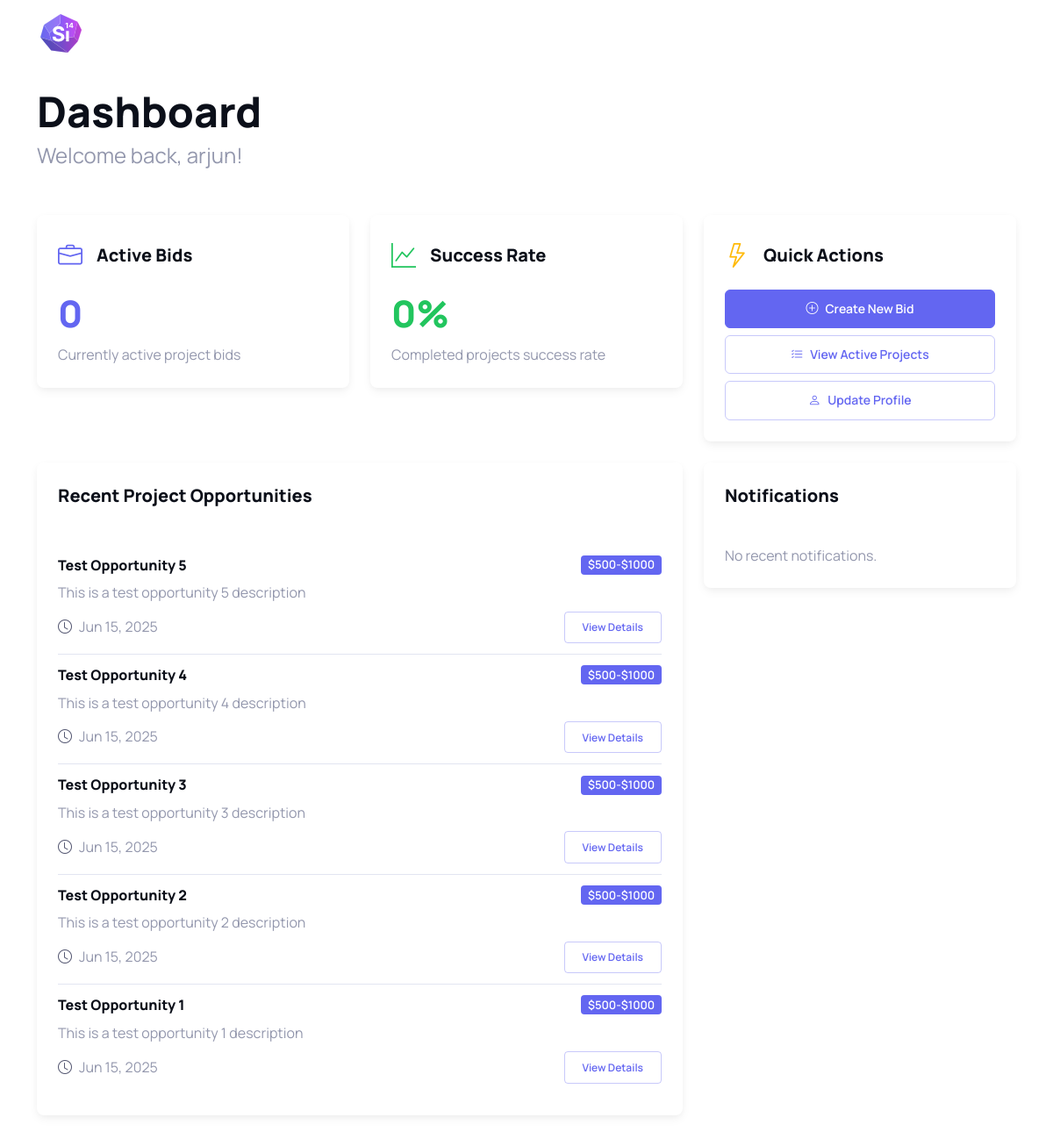
The page /dashboard/ (signed in) on the database its author committed.
### dashboard/models.py (models this page shows, shortened)
class ProjectOpportunity(models.Model):
    title = models.CharField(max_length=200)
    description = models.TextField()
    budget_range = models.CharField(max_length=100)
    skills_required = models.CharField(max_length=500)
    created_by = models.ForeignKey(User, on_delete=models.CASCADE, related_name='created_opportunities', null=True, blank=True)
    interested_users = models.ManyToManyField(User, related_name='project_opportunities', blank=True)
    created_at = models.DateTimeField(auto_now_add=True)
    expires_at = models.DateTimeField()
    is_active = models.BooleanField(default=True)

### dashboard/views.py (the view)
# urls.py: path('', views.dashboard_view, name='dashboard'),
@login_required
def dashboard_view(request):
    active_bids = request.user.bids.filter(status='active').count()
    completed_bids = request.user.bids.filter(status__in=['completed', 'failed']).count()
    successful_bids = request.user.bids.filter(status='completed').count()
    success_rate = (successful_bids / completed_bids * 100) if completed_bids > 0 else 0
    recent_opportunities = ProjectOpportunity.objects.filter(
        is_active=True,
        created_at__gte=timezone.now() - timedelta(days=7)
    ).order_by('-created_at')[:5]
    notifications = request.user.notifications.filter(
        created_at__gte=timezone.now() - timedelta(days=7)
    ).order_by('-created_at')[:10]
    context = {
        'active_bids': active_bids,
        'success_rate': round(success_rate, 2),
        'recent_opportunities': recent_opportunities,
        'notifications': notifications,
    }
    return render(request, 'dashboard/dashboard.html', context)

### templates/dashboard/dashboard.html (shortened to what this page needs)
{% extends 'base.html' %} {% load static %}  {% block content %} {% include 'nav.html' %}
<section class="position-relative py-5">
  <div class="container position-relative pt-5 pb-lg-5 pb-md-4 pb-3">
    <div class="row">
      <div class="col-lg-12 mb-4 mb-lg-5">
        <h1 class="display-5 mb-0">Dashboard</h1>
        <p class="lead text-muted mb-0">Welcome back, {{ user.username }}!</p>
      </div>
      <div class="col-lg-4 col-md-6 mb-4">
        <div class="card border-0 shadow-sm">
          <div class="card-body p-4">
            <div class="d-flex align-items-center mb-3">
              <div class="flex-shrink-0">
                <i class="bi bi-briefcase text-primary fs-3"></i>
              </div>
              <div class="flex-grow-1 ms-3">
                <h3 class="h5 mb-0">Active Bids</h3>
              </div>
            </div>
            <p class="display-6 fw-bold text-primary mb-2">{{ active_bids }}</p>
            <p class="text-muted mb-0">Currently active project bids</p>
          </div>
        </div>
      </div>
      <div class="col-lg-4 col-md-6 mb-4">
        <div class="card border-0 shadow-sm">
          <div class="card-body p-4">
            <div class="d-flex align-items-center mb-3">
              <div class="flex-shrink-0">
                <i class="bi bi-graph-up text-success fs-3"></i>
              </div>
              <div class="flex-grow-1 ms-3">
                <h3 class="h5 mb-0">Success Rate</h3>
              </div>
            </div>
            <p class="display-6 fw-bold text-success mb-2">
              {{ success_rate }}%
            </p>
            <p class="text-muted mb-0">Completed projects success rate</p>
          </div>
        </div>
      </div>
      <div class="col-lg-4 col-md-6 mb-4">
        <div class="card border-0 shadow-sm">
          <div class="card-body p-4">
            <div class="d-flex align-items-center mb-3">
              <div class="flex-shrink-0">
                <i class="bi bi-lightning text-warning fs-3"></i>
              </div>
              <div class="flex-grow-1 ms-3">
                <h3 class="h5 mb-0">Quick Actions</h3>
              </div>
            </div>
            <div class="d-grid gap-2">
              <a href="#" class="btn btn-primary">
                <i class="bi bi-plus-circle me-2"></i>Create New Bid
              </a>
              <a href="#" class="btn btn-outline-primary">
                <i class="bi bi-list-check me-2"></i>View Active Projects
              </a>
              <a
                href="{% url 'dashboard:profile' %}"
                class="btn btn-outline-primary"
              >
                <i class="bi bi-person me-2"></i>Update Profile
              </a>
            </div>
          </div>
        </div>
      </div>
      <div class="col-lg-8 mb-4">
        <div class="card border-0 shadow-sm">
          <div class="card-header bg-transparent border-0 pt-4">
            <h3 class="h5 mb-0">Recent Project Opportunities</h3>
          </div>
          <div class="card-body p-4">
            {% if recent_opportunities %}
            <div class="list-group list-group-flush">
              {% for opportunity in recent_opportunities %}
              <div class="list-group-item px-0">
                <div
                  class="d-flex justify-content-between align-items-center mb-2"
                >
                  <h4 class="h6 mb-0">{{ opportunity.title }}</h4>
                  <span class="badge bg-primary"
                    >{{ opportunity.budget_range }}</span
                  >
                </div>
                <p class="text-muted mb-2">
                  {{ opportunity.description|truncatewords:30 }}
                </p>
                <div class="d-flex justify-content-between align-items-center">
                  <div class="d-flex align-items-center">
                    <i class="bi bi-clock me-2"></i>
                    <span class="text-muted"
                      >{{ opportunity.created_at|date:"M d, Y" }}</span
                    >
                  </div>
                  <a href="#" class="btn btn-sm btn-outline-primary"
                    >View Details</a
                  >
                </div>
              </div>
              {% endfor %}
            </div>
            {% else %}
            <p class="text-muted mb-0">
              No recent project opportunities found.
            </p>
            {% endif %}
          </div>
        </div>
      </div>
      <div class="col-lg-4 mb-4">
        <div class="card border-0 shadow-sm">
          <div class="card-header bg-transparent border-0 pt-4">
            <h3 class="h5 mb-0">Notifications</h3>
          </div>
          <div class="card-body p-4">
            {% if notifications %}
            <div class="list-group list-group-flush">
              {% for notification in notifications %}
              <div class="list-group-item px-0">
                <div class="d-flex align-items-center mb-2">
                  <i class="bi bi-bell me-2 text-primary"></i>
                  <p class="mb-0">{{ notification.message }}</p>
                </div>
                <small class="text-muted"
                  >{{ notification.created_at|timesince }} ago</small
                >
              </div>
              {% endfor %}
            </div>
            {% else %}
            <p class="text-muted mb-0">No recent notifications.</p>
            {% endif %}
          </div>
        </div>
      </div>
    </div>
  </div>
</section>
{% endblock %}

### templates/base.html (shortened to what this page needs)
{% load static %}
<!DOCTYPE html>
<html lang="en" data-bs-theme="light">
<head>
    <link rel="stylesheet" media="screen" href="{% static 'vendor/boxicons/css/boxicons.min.css' %}" />
    <link rel="stylesheet" media="screen" href="{% static 'vendor/swiper/swiper-bundle.min.css' %}" />
    <link rel="stylesheet" href="https://cdn.jsdelivr.net/npm/bootstrap-icons@1.11.3/font/bootstrap-icons.min.css">
    <link rel="stylesheet" media="screen" href="{% static 'css/theme.min.css' %}" />
</head>
<body>
    <main class="page-wrapper">
        {% block content %}
        {% endblock %}
    </main>
</body>
</html>

### templates/nav.html (shortened to what this page needs)
{% load static %}
<header
  class="header navbar navbar-expand-lg navbar-dark position-absolute navbar-sticky"
>
  <div class="container px-3">
    <a href="{% url 'main' %}" class="navbar-brand pe-3">
      <img src="{% static 'assets/img/logo.svg' %}" width="47" alt="Logo" />
      <span class="ms-1">LazyLancer</span>
    </a>
    <div id="navbarNav" class="offcanvas offcanvas-end bg-dark">
      <div class="offcanvas-body">
        <ul class="navbar-nav me-auto mb-2 mb-lg-0">
          <li class="nav-item dropdown">
            <a
              href="#"
              class="nav-link dropdown-toggle"
              data-bs-toggle="dropdown"
              >Account</a
            >
          </li>
          <li class="nav-item">
            <a href="{% url 'dashboard:dashboard' %}" class="nav-link"
              >Dashboard</a
            >
          </li>
        </ul>
      </div>
    </div>
  </div>
</header>

### rows shown on the page
ProjectOpportunity: title "Test Opportunity 5", budget_range "$500-$1000", description "This is a test opportunity 5 description", created_at "Jun 15, 2025"
ProjectOpportunity: title "Test Opportunity 4", budget_range "$500-$1000", description "This is a test opportunity 4 description", created_at "Jun 15, 2025"
ProjectOpportunity: title "Test Opportunity 3", budget_range "$500-$1000", description "This is a test opportunity 3 description", created_at "Jun 15, 2025"
ProjectOpportunity: title "Test Opportunity 2", budget_range "$500-$1000", description "This is a test opportunity 2 description", created_at "Jun 15, 2025"
ProjectOpportunity: title "Test Opportunity 1", budget_range "$500-$1000", description "This is a test opportunity 1 description", created_at "Jun 15, 2025"

### other values the page prints
{{ user.username }} "arjun"
{{ active_bids }} "0"
{{ success_rate }} "0"
